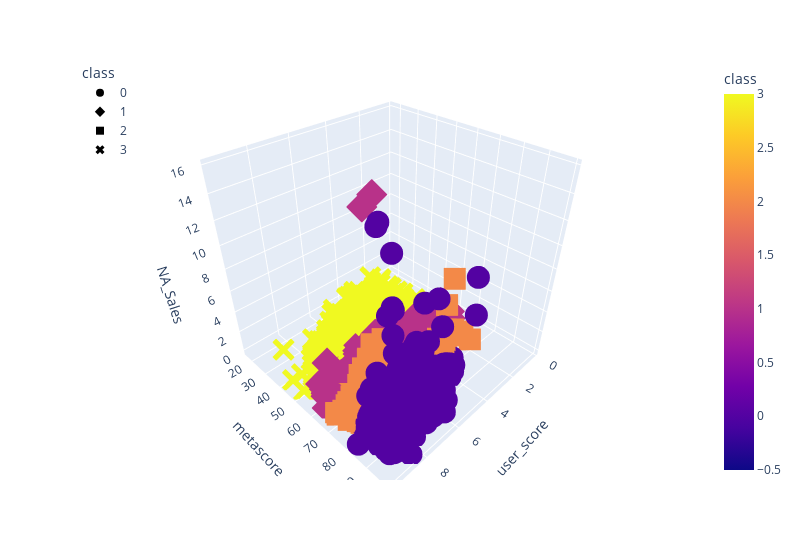

Notebook code for this chart:
### Code cell
user_meta_na.cluster_data(4)

# There is a weak correlation with sales and metacritic scores and user_scores with reflect each other closely
# There appears to be a consistent increase in sales for games with a metascore above 60. Increase in Sales is 
# more pronounced for increases in metascore than increases in user_score. In short, the positive correlation 
# between metascore and Sales is stronger than that between user_score and sales, which is what we would expect
# if you trust the critics to be a reflection of the market success a game will have. The number of games that 
# hit it big (outliers) increase with each different cluster.

### Figure 1 — Plotly figure (JSON) as saved in the notebook; plotly's stock layout.template omitted (floating-point values rounded to 4 significant figures; data arrays with more than 128 entries replaced by an {"elided": "..."} marker saying what was removed)
{"data": [{"hovertemplate": "class=%{marker.color}<br>user_score=%{x}<br>metascore=%{y}<br>NA_Sales=%{z}<extra></extra>", "legendgroup": "0", "marker": {"color": {"elided": "1810 int values"}, "coloraxis": "coloraxis", "symbol": "circle"}, "mode": "markers", "name": "0", "scene": "scene", "showlegend": true, "type": "scatter3d", "x": {"elided": "1810 float values"}, "y": {"elided": "1810 int values"}, "z": {"elided": "1810 float values"}}, {"hovertemplate": "class=%{marker.color}<br>user_score=%{x}<br>metascore=%{y}<br>NA_Sales=%{z}<extra></extra>", "legendgroup": "1", "marker": {"color": {"elided": "1728 int values"}, "coloraxis": "coloraxis", "symbol": "diamond"}, "mode": "markers", "name": "1", "scene": "scene", "showlegend": true, "type": "scatter3d", "x": {"elided": "1728 float values"}, "y": {"elided": "1728 int values"}, "z": {"elided": "1728 float values"}}, {"hovertemplate": "class=%{marker.color}<br>user_score=%{x}<br>metascore=%{y}<br>NA_Sales=%{z}<extra></extra>", "legendgroup": "2", "marker": {"color": {"elided": "2114 int values"}, "coloraxis": "coloraxis", "symbol": "square"}, "mode": "markers", "name": "2", "scene": "scene", "showlegend": true, "type": "scatter3d", "x": {"elided": "2114 float values"}, "y": {"elided": "2114 int values"}, "z": {"elided": "2114 float values"}}, {"hovertemplate": "class=%{marker.color}<br>user_score=%{x}<br>metascore=%{y}<br>NA_Sales=%{z}<extra></extra>", "legendgroup": "3", "marker": {"color": {"elided": "815 int values"}, "coloraxis": "coloraxis", "symbol": "x"}, "mode": "markers", "name": "3", "scene": "scene", "showlegend": true, "type": "scatter3d", "x": {"elided": "815 float values"}, "y": {"elided": "815 int values"}, "z": {"elided": "815 float values"}}], "layout": {"coloraxis": {"colorbar": {"title": {"text": "class"}}, "colorscale": [[0, "#0d0887"], [0.1111, "#46039f"], [0.2222, "#7201a8"], [0.3333, "#9c179e"], [0.4444, "#bd3786"], [0.5556, "#d8576b"], [0.6667, "#ed7953"], [0.7778, "#fb9f3a"], [0.8889, "#fdca26"], [1, "#f0f921"]]}, "legend": {"title": {"text": "class"}, "tracegroupgap": 0, "x": 0, "y": 1}, "margin": {"t": 60}, "scene": {"domain": {"x": [0, 1], "y": [0, 1]}, "xaxis": {"title": {"text": "user_score"}}, "yaxis": {"title": {"text": "metascore"}}, "zaxis": {"title": {"text": "NA_Sales"}}}, "width": 800}}
